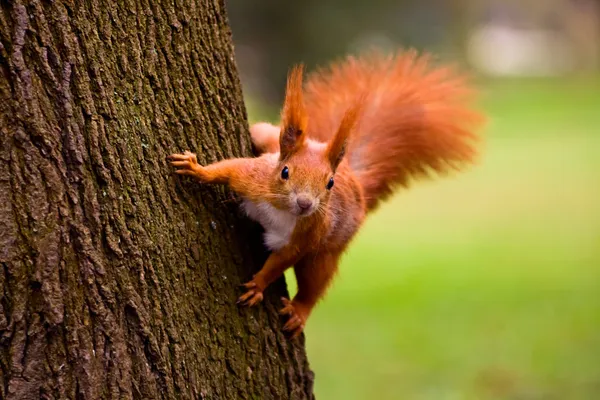
#> input picture images/my_image.jpg, 600 x 400 px
$ python main.py
#> lines starting #> are read from the running program, lines starting #| are printed output that depends on the picture; after the words box and inside, x2 and y2 are one past the last pixel; in counts of white or black regions, pixels touching at a corner belong together; pictures that were not available may be replaced by others from this repository, and a replacement may not be noted
import cv2
import numpy as np

image = cv2.imread('images/my_image.jpg')
#> image is the input picture: shape (400, 600, 3); mean B, G, R 53.3, 105.7, 127.4
#print(image.shape)

image = cv2.resize(image, (300, 200))
#> image: shape (200, 300, 3)

# image[0:100, 0:100]
#cv2.imshow('Belochka', image)
#cv2.waitKey(0)

new_image = cv2.GaussianBlur(image, (11, 11), 0, 0)
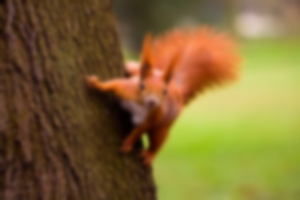
#> new_image: shape (200, 300, 3); mean B, G, R 53.4, 105.8, 127.6
#cv2.imshow('Belochka', new_image)
#cv2.waitKey(0)

new_image_1 = cv2.cvtColor(image, cv2.COLOR_BGR2GRAY)
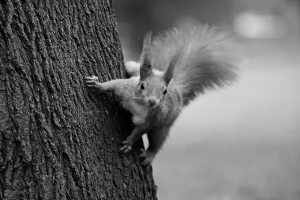
#> new_image_1: shape (200, 300); min 0, max 230, mean 106.3
#cv2.imshow('Belochka', new_image_1)
#cv2.waitKey(0)

new_image_2 =cv2.Canny(new_image_1, 200, 200)
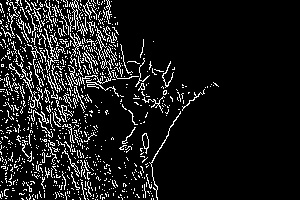
#> new_image_2: shape (200, 300); 10.6% white in thin lines or dots, all inside (x1, y1, x2, y2) = (0, 0, 219, 200)
#cv2.imshow('Belochka', new_image_2)
#cv2.waitKey(0)

kernel = np.ones((5, 5), np.uint8)

new_image_3 = cv2.dilate(new_image_2, kernel, iterations=1)
#> new_image_3: shape (200, 300); 45.3% white; 7 white regions, largest, box (x1, y1, x2, y2) and area: (0, 0, 221, 200) 26922, (103, 108, 111, 117) 64, (109, 135, 116, 142) 47
#cv2.imshow('Belochka', new_image_3)
#cv2.waitKey(0)

new_image_4 = cv2.erode(new_image_3, kernel, iterations=1)
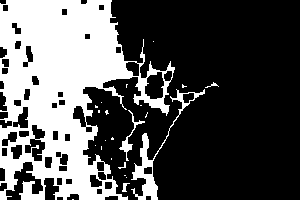
#> new_image_4: shape (200, 300); 32.9% white; 23 white regions (17 under 20 px), largest, box (x1, y1, x2, y2) and area: (0, 0, 175, 200) 18390, (131, 89, 205, 200) 992, (119, 110, 145, 161) 192, (122, 183, 130, 192) 36, (205, 82, 219, 88) 25, (118, 162, 126, 169) 20
# [30 lines of commented-out code are left out]
capture = cv2.VideoCapture('videos/floor.mp4')
dataset = []
n = 5000
i=0
while True:
    success, img = capture.read()
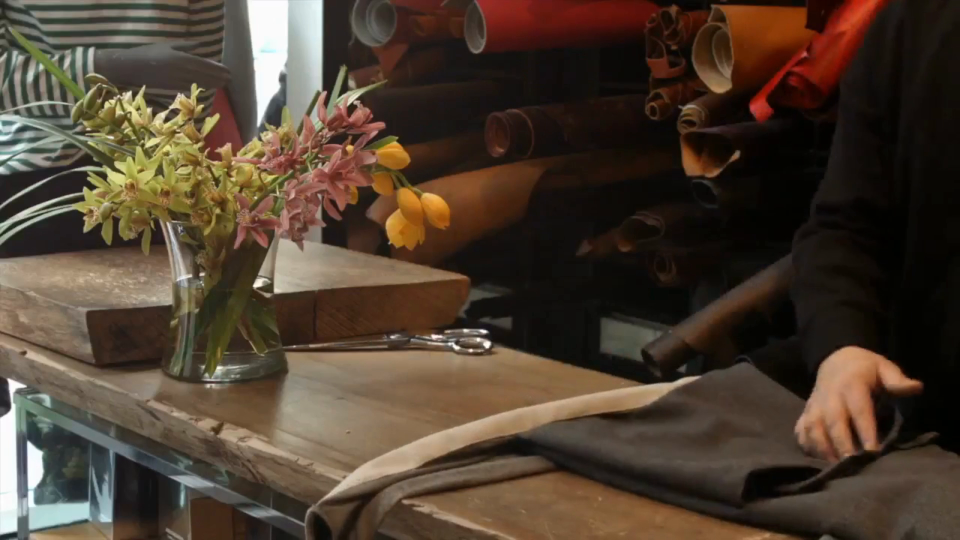
#> input picture frame 24 of videos/my_video.mp4, 1920 x 1080 px, given in place of floor.mp4, which was not available (shown at 1/2 size)
#> img is the input picture: shape (1080, 1920, 3); mean B, G, R 48.5, 62.6, 77.6
    try:
        new_new_img = cv2.cvtColor(img, cv2.COLOR_BGR2GRAY)
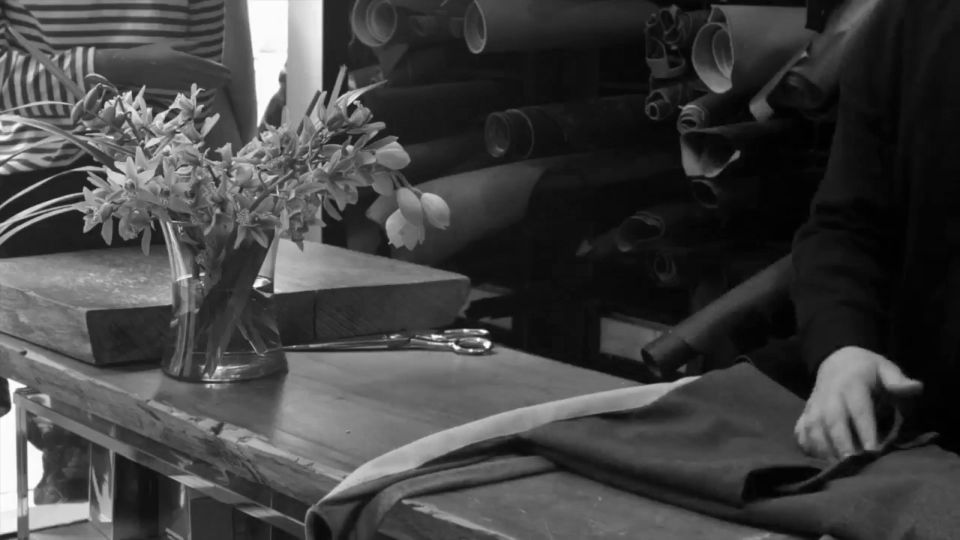
#> new_new_img: shape (1080, 1920) (shown at 1/2 size); min 0, max 255, mean 65.5
    except:
        break
    new_new_new_img = cv2.Canny(new_new_img, 200, 200)
#> new_new_new_img: shape (1080, 1920); 0.95% white in thin lines or dots
    kernel = np.ones((5, 5))
    new_new_new_new_img = cv2.dilate(new_new_new_img, kernel, iterations=1)
#> new_new_new_new_img: shape (1080, 1920); 5.7% white; 462 white regions, largest, box (x1, y1, x2, y2) and area: (0, 255, 333, 493) 13165, (193, 164, 413, 280) 6258, (337, 224, 447, 380) 4171
    new_new_new_new_img = cv2.erode(new_new_new_new_img, kernel, iterations=1)
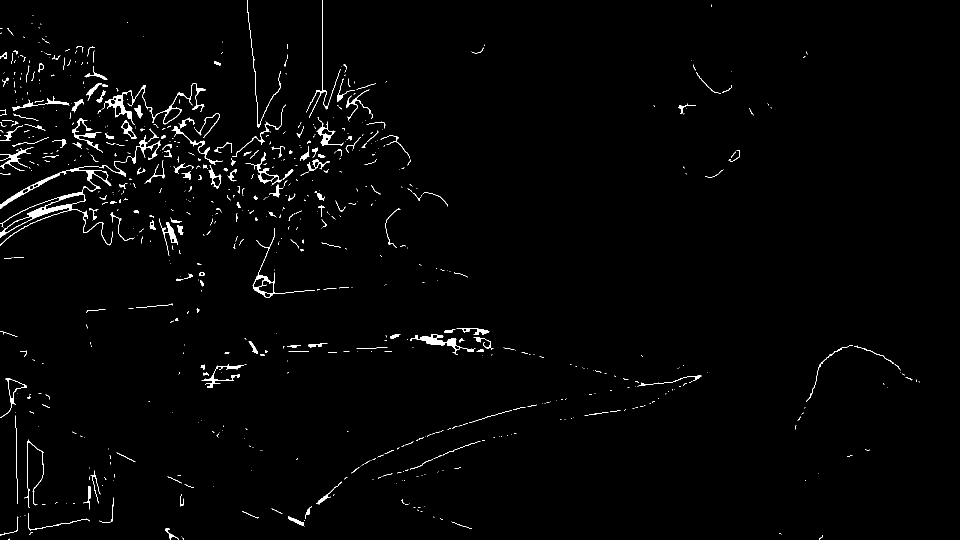
#> new_new_new_new_img: shape (1080, 1920) (shown at 1/2 size); 1.5% white; 746 white regions (536 under 20 px), largest, box (x1, y1, x2, y2) and area: (0, 270, 322, 491) 4394, (203, 166, 411, 250) 1772, (821, 668, 951, 710) 1082

    dataset.append(new_new_new_new_img)
    cv2.imshow('Floor', new_new_new_new_img)
    path = r'C:\Users\DAA\github\ai_image_video\videos\dataset\img_' + str(i) + '.jpg'
    cv2.imwrite(path, new_new_new_new_img)
    i = i + 1
    if cv2.waitKey(1) & 0xFF == ord('q'):
#> (key q is pressed here)
        break
capture.release()
cv2.destroyAllWindows()

print("Anzahl der Bilder: ", len(dataset))
#| Anzahl der Bilder:  1
